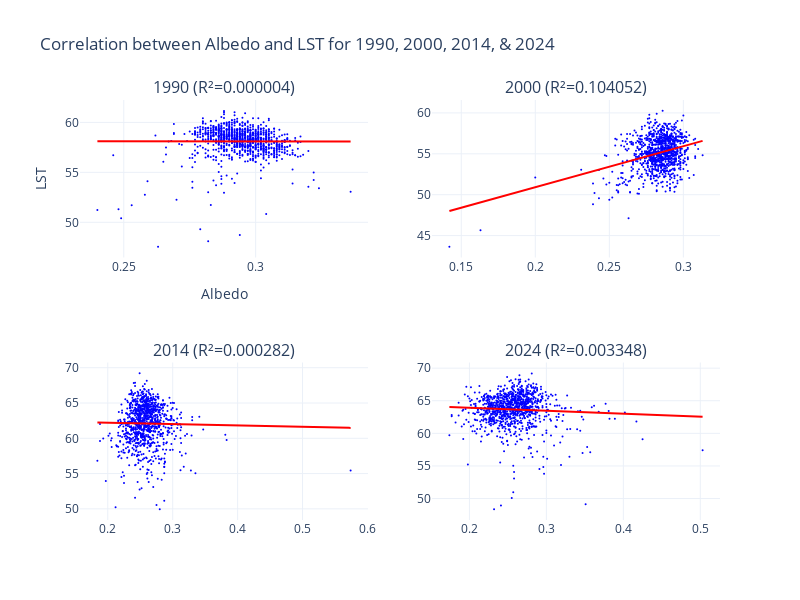

Notebook source saved alongside this figure:
### Code cell
# Function to fit model and get regression line data
def fit_model(df):
    X = df['Albedo']
    Y = df['LST']
    X = sm.add_constant(X)
    model = sm.OLS(Y, X).fit()
    
    # Generate regression line data
    x_range = np.linspace(X['Albedo'].min(), X['Albedo'].max(), 1000)
    y_range = model.predict(sm.add_constant(x_range))
    
    return x_range, y_range, model

# Fit models for each year and get regression line data
x_range_1990, y_range_1990, model_1990 = fit_model(df_1990)
x_range_2000, y_range_2000, model_2000 = fit_model(df_2000)
x_range_2014, y_range_2014, model_2014 = fit_model(df_2014)
x_range_2024, y_range_2024, model_2024 = fit_model(df_2024)

# Create subplots
fig = make_subplots(rows=2, cols=2, subplot_titles=('1990 (R²=0.000004)', '2000 (R²=0.104052)', '2014 (R²=0.000282)', '2024 (R²=0.003348)'))

# Add scatter and regression line for each year
# Year 1990
fig.add_trace(go.Scatter(
    x=df_1990['Albedo'],
    y=df_1990['LST'],
    mode='markers',
    name='Data Points',
    marker=dict(size=2, color='blue')
), row=1, col=1)

fig.add_trace(go.Scatter(
    x=x_range_1990,
    y=y_range_1990,
    mode='lines',
    name='Regression Line 1990',
    line=dict(color='red')
), row=1, col=1)

# Year 2000
fig.add_trace(go.Scatter(
    x=df_2000['Albedo'],
    y=df_2000['LST'],
    mode='markers',
    marker=dict(size=2, color='blue')
), row=1, col=2)

fig.add_trace(go.Scatter(
    x=x_range_2000,
    y=y_range_2000,
    mode='lines',
    name='Regression Line 2000',
    line=dict(color='red')
), row=1, col=2)

# Year 2014
fig.add_trace(go.Scatter(
    x=df_2014['Albedo'],
    y=df_2014['LST'],
    mode='markers',
    marker=dict(size=2, color='blue')
), row=2, col=1)

fig.add_trace(go.Scatter(
    x=x_range_2014,
    y=y_range_2014,
    mode='lines',
    name='Regression Line 2014',
    line=dict(color='red')
), row=2, col=1)

# Year 2024
fig.add_trace(go.Scatter(
    x=df_2024['Albedo'],
    y=df_2024['LST'],
    mode='markers',
    marker=dict(size=2, color='blue')
), row=2, col=2)

fig.add_trace(go.Scatter(
    x=x_range_2024,
    y=y_range_2024,
    mode='lines',
    name='Regression Line 2024',
    line=dict(color='red')
), row=2, col=2)

# Update layout
fig.update_layout(
    xaxis_title="Albedo",
    yaxis_title="LST",
    title='Correlation between Albedo and LST for 1990, 2000, 2014, & 2024',
    height=600,
    width=800,
    showlegend=False,
    template='plotly_white'
)

# Show the plot
fig.show()

### Figure 1 — Plotly figure (JSON) as saved in the notebook; plotly's stock layout.template omitted (floating-point values rounded to 4 significant figures; data arrays with more than 128 entries replaced by an {"elided": "..."} marker saying what was removed)
{"data": [{"marker": {"color": "blue", "size": 2}, "mode": "markers", "name": "Data Points", "type": "scatter", "x": {"elided": "1000 float values"}, "xaxis": "x", "y": {"elided": "1000 float values"}, "yaxis": "y"}, {"line": {"color": "red"}, "mode": "lines", "name": "Regression Line 1990", "type": "scatter", "x": {"elided": "1000 float values"}, "xaxis": "x", "y": {"elided": "1000 float values"}, "yaxis": "y"}, {"marker": {"color": "blue", "size": 2}, "mode": "markers", "type": "scatter", "x": {"elided": "1000 float values"}, "xaxis": "x2", "y": {"elided": "1000 float values"}, "yaxis": "y2"}, {"line": {"color": "red"}, "mode": "lines", "name": "Regression Line 2000", "type": "scatter", "x": {"elided": "1000 float values"}, "xaxis": "x2", "y": {"elided": "1000 float values"}, "yaxis": "y2"}, {"marker": {"color": "blue", "size": 2}, "mode": "markers", "type": "scatter", "x": {"elided": "1000 float values"}, "xaxis": "x3", "y": {"elided": "1000 float values"}, "yaxis": "y3"}, {"line": {"color": "red"}, "mode": "lines", "name": "Regression Line 2014", "type": "scatter", "x": {"elided": "1000 float values"}, "xaxis": "x3", "y": {"elided": "1000 float values"}, "yaxis": "y3"}, {"marker": {"color": "blue", "size": 2}, "mode": "markers", "type": "scatter", "x": {"elided": "1000 float values"}, "xaxis": "x4", "y": {"elided": "1000 float values"}, "yaxis": "y4"}, {"line": {"color": "red"}, "mode": "lines", "name": "Regression Line 2024", "type": "scatter", "x": {"elided": "1000 float values"}, "xaxis": "x4", "y": {"elided": "1000 float values"}, "yaxis": "y4"}], "layout": {"annotations": [{"font": {"size": 16}, "showarrow": false, "text": "1990 (R²=0.000004)", "x": 0.225, "xanchor": "center", "xref": "paper", "y": 1, "yanchor": "bottom", "yref": "paper"}, {"font": {"size": 16}, "showarrow": false, "text": "2000 (R²=0.104052)", "x": 0.775, "xanchor": "center", "xref": "paper", "y": 1, "yanchor": "bottom", "yref": "paper"}, {"font": {"size": 16}, "showarrow": false, "text": "2014 (R²=0.000282)", "x": 0.225, "xanchor": "center", "xref": "paper", "y": 0.375, "yanchor": "bottom", "yref": "paper"}, {"font": {"size": 16}, "showarrow": false, "text": "2024 (R²=0.003348)", "x": 0.775, "xanchor": "center", "xref": "paper", "y": 0.375, "yanchor": "bottom", "yref": "paper"}], "height": 600, "showlegend": false, "title": {"text": "Correlation between Albedo and LST for 1990, 2000, 2014, & 2024"}, "width": 800, "xaxis": {"anchor": "y", "domain": [0, 0.45], "title": {"text": "Albedo"}}, "xaxis2": {"anchor": "y2", "domain": [0.55, 1]}, "xaxis3": {"anchor": "y3", "domain": [0, 0.45]}, "xaxis4": {"anchor": "y4", "domain": [0.55, 1]}, "yaxis": {"anchor": "x", "domain": [0.625, 1], "title": {"text": "LST"}}, "yaxis2": {"anchor": "x2", "domain": [0.625, 1]}, "yaxis3": {"anchor": "x3", "domain": [0, 0.375]}, "yaxis4": {"anchor": "x4", "domain": [0, 0.375]}}}
